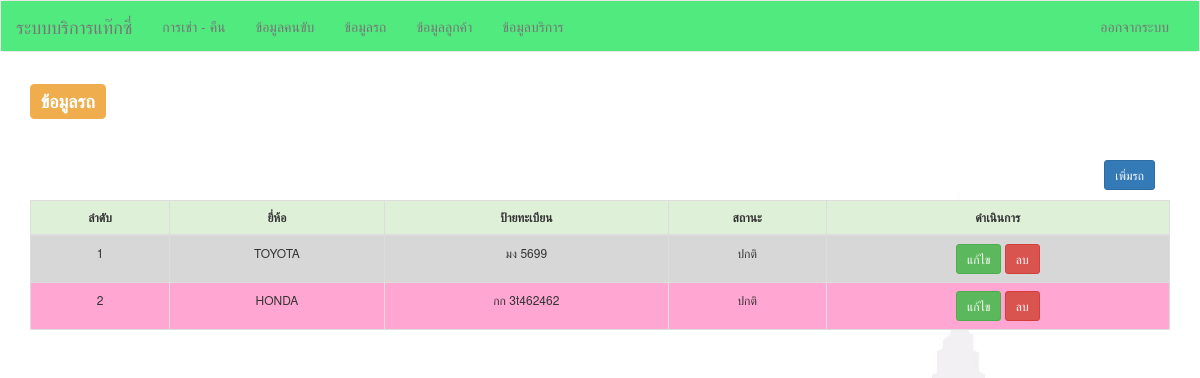
/index.php?viewName=carList (signed in), run on the app's committed database.
### tables this page shows
CREATE TABLE `car` (
  `carID` int(11) NOT NULL,
  `brand` varchar(20) NOT NULL,
  `licensePlate` varchar(20) DEFAULT NULL,
  `status` enum('ปกติ','ซ่อมบำรุง') NOT NULL
);

### model/car.php (called while the page is built, shortened)
<?php
class Car {
    public function read($condition = " 1=1") {
         $this->sql = "SELECT * FROM car WHERE $condition";
        $query = mysql_query($this->sql);
        if ($query) {
            $result = array();
            while ($row = mysql_fetch_array($query, MYSQL_ASSOC)) {
                $result[] = $row;
            }
            return $result;
        } else {
            return false;
        }
    }
}
?>

### views/carList.php (the view, shortened to what this page needs)
<?php
include "./model/car.php";
$obj = new Car();
$rows = $obj->read();
?>
<div class="container">
    <h3><label class="label label-warning">ข้อมูลรถ</label></h3>
    <br /><br>
    <div class="col-md-12 pull-right">
    	<a href="index.php?viewName=add_car" class="btn  btn-sm btn-primary pull-right">เพิ่มรถ</a>
    </div>
    <br /><br>
    <div class="table-responsive">
        <table class="table table-bordered table-hover" style="font-size:12px;">
            <thead>
                <tr class="success">
                    <th class="text-center">ลำดับ</th>
                    <th class="text-center">ยี่ห้อ</th>
                    <th class="text-center">ป้ายทะเบียน</th>
                    <th class="text-center">สถานะ</th>
                    <th class="text-center">ดำเนินการ</th>
                </tr>
            </thead>
            <tbody>
                <?php
                if ($rows != false) {
                    $count = 1;
                    foreach ($rows as $row) {
                        ?>
                        <tr>
                            <td class="text-center"><?= $count++; ?></td>
                            <td class="text-center"><?= $row["brand"] ?></td>
                            <td class="text-center"><?= $row["licensePlate"] ?></td>
                            <td class="text-center"><?= $row["status"] ?></td>
                            <td class="text-center text-center">
                                <a href="index.php?viewName=editCar&carID=<?= $row["carID"] ?>" class="btn btn-sm btn-success">
				   แก้ไข
                                </a>
                                <a onclick="return confirm('ยืนยันการลบคนขับ')" href="deleteCar.php?carID=<?= $row["carID"] ?>" class="btn btn-sm btn-danger">
                                   ลบ
                                </a>
                            </td>
                        </tr>
                        <?php
                    }
                }
                ?>
            </tbody>
        </table>
    </div>
</div>

### css/site.css (style rules this page uses)
body { background: url('../images/bg0004.jpg')no-repeat center center fixed; -webkit-background-size: cover; -moz-background-size: cover; -o-background-size: cover; background-size: cover; }
tr:nth-child(odd) { background-color: #D7D7D7; }
tr:nth-child(even) { background-color: #FFA6D2; }

### data on the page
car: brand "TOYOTA", licensePlate "มง 5699", status "ปกติ"
car: brand "HONDA", licensePlate "กก 3t462462", status "ปกติ"
